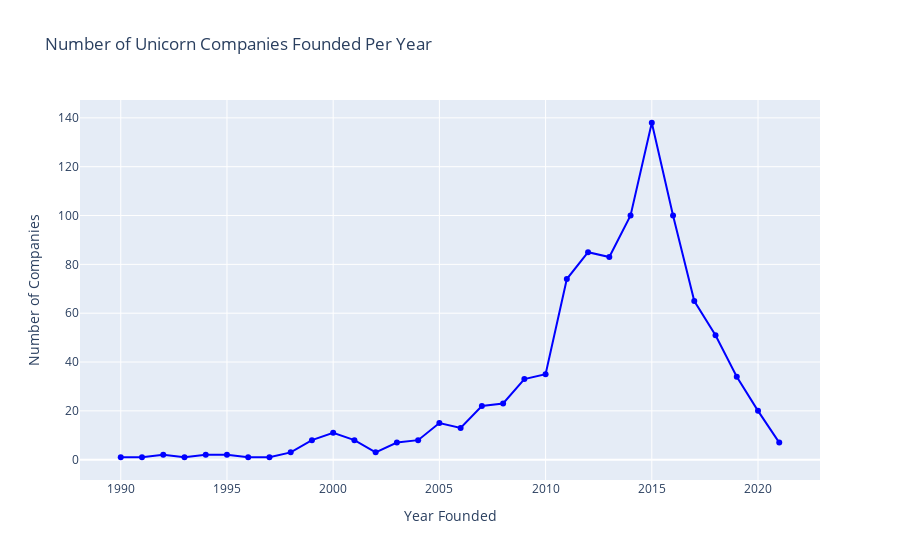

The notebook cell saved with this chart:
### Code cell
# Define the minimum year
min_year = 1990

# Filter the DataFrame for companies founded on or after the minimum year
filtered_df = companies[companies['Founded Year'] >= min_year]

# Group by 'Founded Year' and count the number of companies founded each year
yearly_counts = filtered_df['Founded Year'].value_counts().sort_index().reset_index()
yearly_counts.columns = ['Founded Year', 'Company']

# Create an interactive line plot
fig = go.Figure()

fig.add_trace(go.Scatter(x=yearly_counts['Founded Year'], y=yearly_counts['Company'],
                         mode='lines+markers',
                         name='Number of Companies',
                         marker=dict(color='blue')))

fig.update_layout(title='Number of Unicorn Companies Founded Per Year',
                  xaxis_title='Year Founded',
                  yaxis_title='Number of Companies')

# Show the interactive plot
fig.show()

### Figure 1 — Plotly figure (JSON) as saved in the notebook; plotly's stock layout.template omitted (floating-point values rounded to 4 significant figures)
{"data": [{"marker": {"color": "blue"}, "mode": "lines+markers", "name": "Number of Companies", "type": "scatter", "x": [1990, 1991, 1992, 1993, 1994, 1995, 1996, 1997, 1998, 1999, 2000, 2001, 2002, 2003, 2004, 2005, 2006, 2007, 2008, 2009, 2010, 2011, 2012, 2013, 2014, 2015, 2016, 2017, 2018, 2019, 2020, 2021], "y": [1, 1, 2, 1, 2, 2, 1, 1, 3, 8, 11, 8, 3, 7, 8, 15, 13, 22, 23, 33, 35, 74, 85, 83, 100, 138, 100, 65, 51, 34, 20, 7]}], "layout": {"title": {"text": "Number of Unicorn Companies Founded Per Year"}, "xaxis": {"title": {"text": "Year Founded"}}, "yaxis": {"title": {"text": "Number of Companies"}}}}
